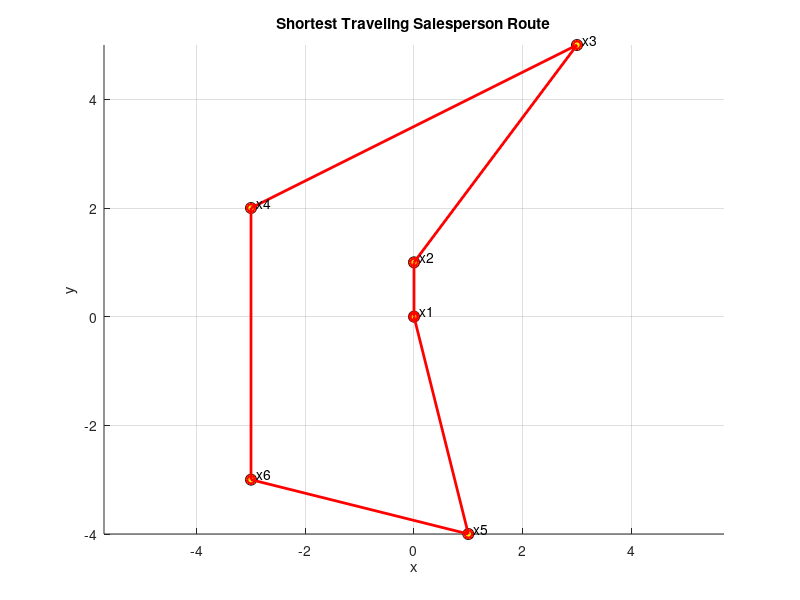

The MATLAB script that drew this image: (Note: this script raises an error after producing the figure.)
%% Problem 5
clc; clear; close all;

cities = [  0   0;      % x1 home
            0   1;      % x2
            3   5;      % x3
            -3  2;      % x4
            1   -4;     % x5
            -3  -3];    % x6

n = size(cities,1);

P = perms(2:n);

bestLength = inf;
bestRoute = [];

for i = 1:size(P,1)
    route = [1 P(i,:) 1]; % start and end at home
    L = 0;
    for j = 1:length(route)-1
        a = cities(route(j),:);
        b = cities(route(j+1),:);
        L = L + norm(a-b);
    end
    if L < bestLength
        bestLength = L;
        bestRoute = route;
    end
end

fprintf('Shortest route: ');
fprintf('%d ', bestRoute);
fprintf('\nShortest length = %.4f\n', bestLength);

figure;
hold on; grid on; axis equal;
plot(cities(:,1), cities(:,2), 'ko', 'MarkerFaceColor','y', 'MarkerSize',8);
plot(cities(bestRoute,1), cities(bestRoute,2), 'r-o', 'LineWidth',2);
text(cities(:,1)+0.1, cities(:,2)+0.1, {'x1','x2','x3','x4','x5','x6'});
title('Shortest Traveling Salesperson Route');
xlabel('x'); ylabel('y');

%% Problem 6
clc; clear; close all;

f   = @(x) x.*sin(2*x);
fp  = @(x) sin(2*x) + 2*x.*cos(2*x);        % f'(x)
fpp = @(x) 4*cos(2*x) - 4*x.*sin(2*x);      % f''(x)

starts = linspace(-pi,pi,30);
roots = [];

for s = starts
    x = s;
    for k = 1:40              
        x = x - fp(x)/fpp(x);
    end
    if abs(fp(x)) < 1e-6 && x>=-pi && x<=pi
        roots(end+1) = x; 
    end
end

roots = unique(round(roots,6));

candidates = [roots, -pi, pi];
values = f(candidates);

[fmin,idx] = min(values);
xmin = candidates(idx);

fprintf('Stationary points: '); fprintf('%.6f  ', roots); fprintf('\n');
fprintf('Global minimizer: x = %.6f\n', xmin);
fprintf('Minimum value: f(x) = %.6f\n', fmin);

xx = linspace(-pi,pi,2000);
figure; grid on; hold on;
plot(xx,f(xx),'LineWidth',2);
plot(xmin,fmin,'ro','MarkerFaceColor','r');
title('Minimization of f(x) = x sin(2x) using Newton''s Method');
xlabel('x'); ylabel('f(x)');
